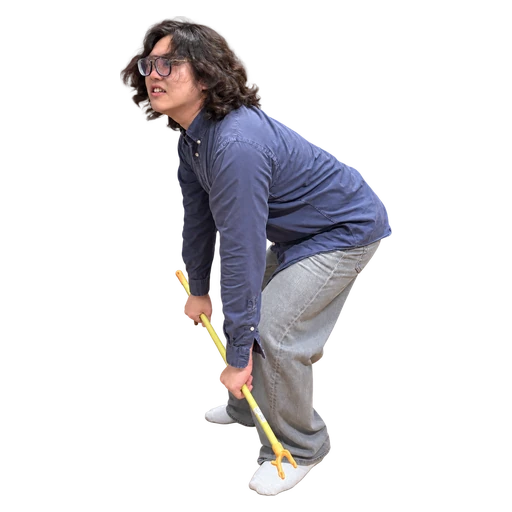
#> input picture assets/cutout-01.webp, 512 x 512 px, given in place of cutout-01.png, which was not available
$ python prepare-cutouts.py ../assets/cutout-01.webp
#> lines starting #> are read from the running program, lines starting #| are printed output that depends on the picture; pictures that were not available may be replaced by others from this repository, and a replacement may not be noted
"""Normalize already-background-removed ImageGen outputs; never removes backgrounds.

Usage: python scripts/prepare-cutouts.py <directory containing cutout-01.png ... cutout-14.png>
Requires Pillow for asset preparation only. The game has no Python dependency.
"""
import json
import sys
from pathlib import Path
from PIL import Image

ROOT = Path(__file__).resolve().parents[1]
SOURCE = Path(sys.argv[1])


def convex_hull(points):
    points = sorted(set(points))
    def cross(o, a, b):
        return (a[0] - o[0]) * (b[1] - o[1]) - (a[1] - o[1]) * (b[0] - o[0])
    lower, upper = [], []
    for point in points:
        while len(lower) >= 2 and cross(lower[-2], lower[-1], point) <= 0:
            lower.pop()
        lower.append(point)
    for point in reversed(points):
        while len(upper) >= 2 and cross(upper[-2], upper[-1], point) <= 0:
            upper.pop()
        upper.append(point)
    return lower[:-1] + upper[:-1]


shapes = []
for index in range(1, 15):
    source = SOURCE / f'cutout-{index:02}.png'
    image = Image.open(source).convert('RGBA')
#> image is the input picture: PIL image 512x512 RGBA; mean R, G, B, A 26.7, 25.1, 28.1, 56.4
    alpha = image.getchannel('A')
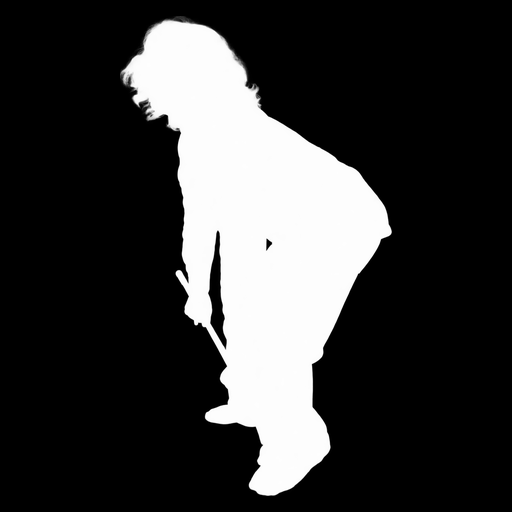
#> alpha: PIL image 512x512 L; min 0, max 255, mean 56.4
    extrema = alpha.getextrema()
#> extrema = (0, 255)
    if extrema[0] > 0 or extrema[1] < 200:
        raise ValueError(f'{source.name}: missing real foreground/background alpha')
    box = alpha.point(lambda value: 255 if value >= 48 else 0).getbbox()
#> box = (120, 16, 392, 496)
    if not box:
        raise ValueError(f'{source.name}: empty subject')
    image = image.crop(box)
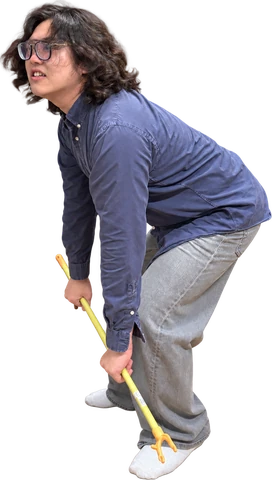
#> image: PIL image 272x480 RGBA; mean R, G, B, A 53.6, 50.4, 56.5, 113.2; transparent parts drawn white
    image.thumbnail((480, 480), Image.Resampling.LANCZOS)
    sprite = Image.new('RGBA', (512, 512), (0, 0, 0, 0))
#> sprite: PIL image 512x512 RGBA; every value is 0
    sprite.alpha_composite(image, ((512 - image.width) // 2, (512 - image.height) // 2))
    sprite.save(ROOT / 'assets' / f'cutout-{index:02}.webp', 'WEBP', quality=90, method=6, exact=True)
    mask = sprite.getchannel('A').resize((64, 64), Image.Resampling.LANCZOS)
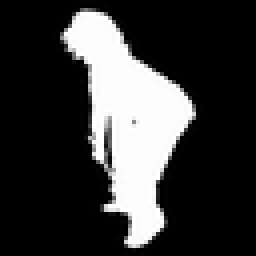
#> mask: PIL image 64x64 L (shown 4 times larger); min 0, max 255, mean 56.4
    samples = []
    for y in range(64):
        xs = [x for x in range(64) if mask.getpixel((x, y)) >= 112]
        if xs:
            samples.extend([(xs[0], y), (xs[-1], y)])
#> this loop made 64 passes
#> xs on passes 3, 4, 5, 6, 7, 8, 9, 11, 12, 13, 14: [21], [19, 20, 21, 22, 23, 24, 25], [18, 19, 20, 21, 22, 23, 24, 25, 26, 27], [18, 19, 20, 21, 22, 23, 24, 25, 26, 27], [18, 19, 20, 21, 22, 23, 24, 25, 26, 27, 28], [16, 17, 18, 19, 20, 21, 22, 23, 24, 25, 26, 27, 28, 29], [16, 17, 18, 19, 20, 21, 22, 23, 24, 25, 26, 27, 28, 29, 30], [16, 17, 18, 19, 20, 21, 22, 23, 24, 25, 26, 27, 28, 29, 30], [17, 18, 19, 20, 21, 22, 23, 24, 25, 26, 27, 28, 29, 30, 31], [17, 18, 19, 20, 21, 22, 23, 24, 25, 26, 27, 28, 29, 30, 31], [18, 19, 20, 21, 22, 23, 24, 25, 26, 27, 28, 29, 30, 31, 32]
#> after the loop, samples = 120 pairs, first value 15 to 48, second value 2 to 61
    hull = convex_hull(samples)
#> in convex_hull, `points = sorted(set(points))`: points = 119 pairs, first value 15 to 48, second value 2 to 61
#> the loop in convex_hull, `for point in points:` made 119 passes
#> point on passes 1 to 12: (15, 9), (16, 7), (16, 8), (16, 10), (17, 11), (17, 12), (18, 4), (18, 5), (18, 6), (18, 13), (19, 3), (19, 14)
#> after the loop in convex_hull, `for point in points:`: lower = [(15, 9), (16, 7), (18, 4), (19, 3), (21, 2), (25, 3), (27, 4), (45, 22), (47, 25), (48, 27), (48, 29)]
#> the loop in convex_hull, `for point in reversed(points):` made 119 passes
#> point on passes 1 to 12: (48, 29), (48, 28), (48, 27), (47, 26), (47, 25), (46, 31), (46, 30), (46, 24), (45, 33), (45, 32), (45, 23), (45, 22)
#> after the loop in convex_hull, `for point in reversed(points):`: upper = [(48, 29), (40, 56), (36, 60), (34, 61), (32, 61), (31, 60), (26, 52), (15, 9)]
#> hull = [(15, 9), (16, 7), (18, 4), (19, 3), (21, 2), (25, 3), (27, 4), (45, 22), (47, 25), (48, 27), (48, 29), (40, 56), (36, 60), (34, 61), (32, 61), (31, 60), (26, 52)]
    vertices = [((x + .5 - 32) / 32, (y + .5 - 32) / 32) for x, y in hull]
#> vertices = 17 items, first 6: (-0.516, -0.703), (-0.484, -0.766), (-0.422, -0.859), (-0.391, -0.891), (-0.328, -0.922), (-0.203, -0.891)
    area2 = 0
    cx = cy = 0
    for i, (x, y) in enumerate(vertices):
        nx, ny = vertices[(i + 1) % len(vertices)]
        a = x * ny - nx * y
        area2 += a
        cx += (x + nx) * a
        cy += (y + ny) * a
#> this loop made 17 passes
#> (x, y, nx, ny, a, area2, cx, cy) on passes 1 to 10: (-0.516, -0.703, -0.484, -0.766, 0.0542, 0.0542, -0.0542, -0.0796), (-0.484, -0.766, -0.422, -0.859, 0.0933, 0.147, -0.139, -0.231), (-0.422, -0.859, -0.391, -0.891, 0.04, 0.188, -0.171, -0.301), (-0.391, -0.891, -0.328, -0.922, 0.0679, 0.255, -0.22, -0.424), (-0.328, -0.922, -0.203, -0.891, 0.105, 0.36, -0.276, -0.615), (-0.203, -0.891, -0.141, -0.859, 0.0493, 0.41, -0.293, -0.701), (-0.141, -0.859, 0.422, -0.297, 0.404, 0.814, -0.179, -1.17), (0.422, -0.297, 0.484, -0.203, 0.0581, 0.872, -0.126, -1.2), (0.484, -0.203, 0.516, -0.141, 0.0366, 0.909, -0.0898, -1.21), (0.516, -0.141, 0.516, -0.0781, 0.0322, 0.941, -0.0565, -1.22)
#> after the loop, area2 = 2.23; cx = 0.002; cy = -0.261
    shapes.append({
        'vertices': [{'x': round(x, 6), 'y': round(y, 6)} for x, y in vertices],
        'center': {'x': round(cx / (3 * area2), 6), 'y': round(cy / (3 * area2), 6)},
    })
    print(f'{index:02}: RGBA cutout, {len(hull)} collision vertices')
#| 01: RGBA cutout, 17 collision vertices
#> pass 2 of the loop `for index in range(1, 15):`:
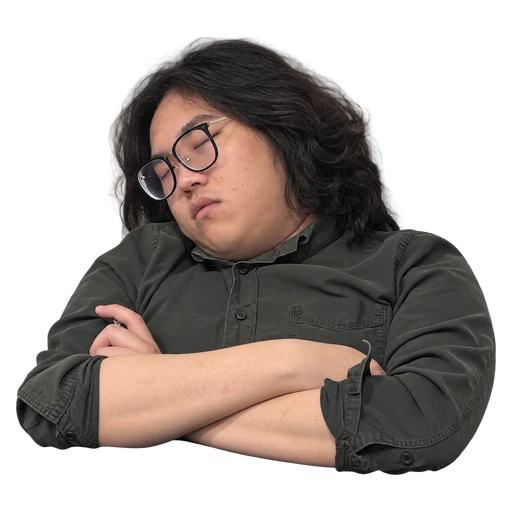
#> input picture assets/cutout-02.webp, 512 x 512 px, given in place of cutout-02.png, which was not available
#> image is the input picture: PIL image 512x512 RGBA; mean R, G, B, A 53.1, 44.5, 40, 133.6
#> box = (16, 37, 496, 475)
#> `image = image.crop(box)`:
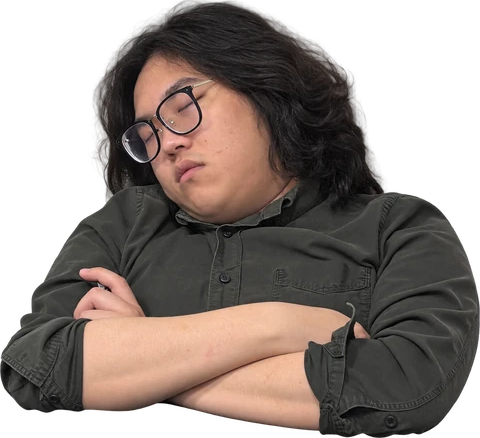
#> image: PIL image 480x438 RGBA; mean R, G, B, A 66.2, 55.5, 49.9, 166.5; transparent parts drawn white
#> `mask = sprite.getchannel('A').resize((64, 64), Image.Resampling.LANCZOS)`:
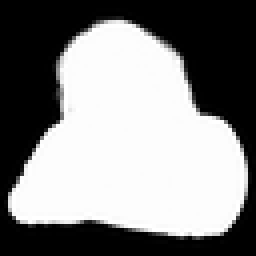
#> mask: PIL image 64x64 L (shown 4 times larger); min 0, max 255, mean 133.6
#> the loop `for y in range(64):` made 64 passes
#> xs on passes 6, 7, 8, 59: [25, 26, 27, 28, 29, 30, 31], [23, 24, 25, 26, 27, 28, 29, 30, 31, 32, 33, 34], [22, 23, 24, 25, 26, 27, 28, 29, 30, 31, 32, 33, 34, 35], [41, 42, 43, 44, 45, 46, 47, 48, 49, 50, 51, 52, 53, 54, 55]
#> after the loop `for y in range(64):`: samples = 108 pairs, first value 2 to 61, second value 5 to 58
#> the loop in convex_hull (call 2), `for point in points:` made 108 passes
#> point on passes 1 to 8: (2, 48), (2, 49), (2, 50), (2, 51), (2, 52), (3, 47), (3, 53), (4, 45)
#> the loop in convex_hull (call 2), `for point in reversed(points):` made 108 passes
#> point on passes 1 to 8: (61, 48), (61, 47), (61, 46), (61, 45), (61, 44), (61, 43), (61, 42), (61, 41)
#> hull = [(2, 48), (14, 16), (16, 12), (20, 8), (23, 6), (25, 5), (31, 5), (34, 6), (43, 12), (44, 13), (57, 31), (60, 37), (61, 40), (61, 48), (60, 51), (58, 55), (55, 58), (41, 58), (5, 55), (2, 52)]
#> vertices = 20 items, first 6: (-0.922, 0.516), (-0.547, -0.484), (-0.484, -0.609), (-0.359, -0.734), (-0.266, -0.797), (-0.203, -0.828)
#> the loop `for i, (x, y) in enumerate(vertices):` made 20 passes
#> (x, y, nx, ny, a, area2, cx, cy) on passes 1 to 7: (-0.922, 0.516, -0.547, -0.484, 0.729, 0.729, -1.07, 0.0228), (-0.547, -0.484, -0.484, -0.609, 0.0986, 0.827, -1.17, -0.0851), (-0.484, -0.609, -0.359, -0.734, 0.137, 0.964, -1.29, -0.269), (-0.359, -0.734, -0.266, -0.797, 0.0913, 1.06, -1.34, -0.409), (-0.266, -0.797, -0.203, -0.828, 0.0581, 1.11, -1.37, -0.503), (-0.203, -0.828, -0.0156, -0.828, 0.155, 1.27, -1.41, -0.76), (-0.0156, -0.828, 0.0781, -0.797, 0.0771, 1.35, -1.4, -0.886)
#> after the loop `for i, (x, y) in enumerate(vertices):`: area2 = 4.46; cx = 0.184; cy = 1.6
#| 02: RGBA cutout, 20 collision vertices
#> pass 3 of the loop `for index in range(1, 15):`:
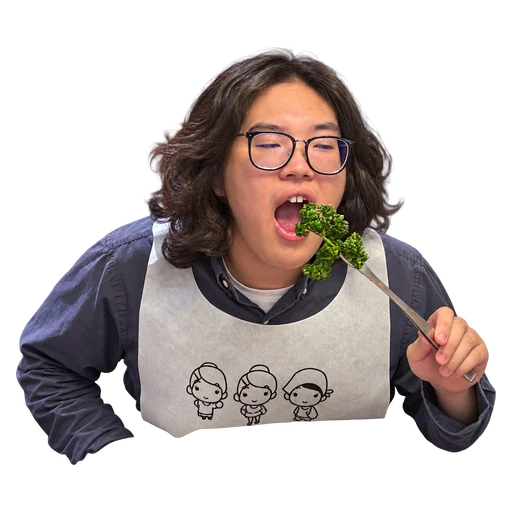
#> input picture assets/cutout-03.webp, 512 x 512 px, given in place of cutout-03.png, which was not available
#> image is the input picture: PIL image 512x512 RGBA; mean R, G, B, A 54.8, 46.1, 44.5, 112.2
#> box = (16, 48, 496, 465)
#> `image = image.crop(box)`:
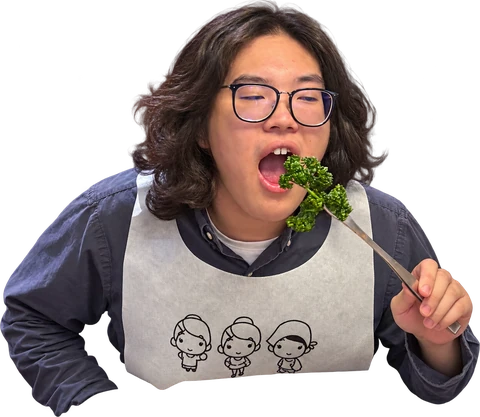
#> image: PIL image 480x417 RGBA; mean R, G, B, A 71.8, 60.4, 58.3, 147; transparent parts drawn white
#> `mask = sprite.getchannel('A').resize((64, 64), Image.Resampling.LANCZOS)`:
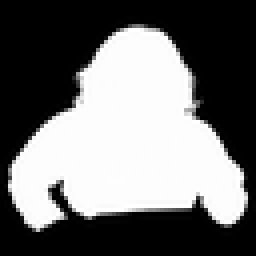
#> mask: PIL image 64x64 L (shown 4 times larger); min 0, max 255, mean 112.3
#> the loop `for y in range(64):` made 64 passes
#> xs on passes 7, 8, 9, 10, 56, 57, 58: [34], [30, 31, 32, 33, 34, 35, 36, 37, 38, 39], [28, 29, 30, 31, 32, 33, 34, 35, 36, 37, 38, 39, 40], [27, 28, 29, 30, 31, 32, 33, 34, 35, 36, 37, 38, 39, 40, 41], [6, 7, 8, 9, 10, 11, 12, 13, 54, 55, 56, 57, 58], [7, 8, 9, 10, 11], [9]
#> after the loop `for y in range(64):`: samples = 104 pairs, first value 2 to 61, second value 6 to 57
#> hull = [(2, 42), (3, 40), (5, 37), (19, 18), (24, 12), (28, 8), (30, 7), (34, 6), (39, 7), (43, 11), (46, 16), (59, 41), (60, 43), (61, 48), (61, 51), (60, 53), (58, 55), (9, 57), (7, 56), (6, 55), (4, 52), (3, 50), (2, 47)]
#> vertices = 23 items, first 6: (-0.922, 0.328), (-0.891, 0.266), (-0.828, 0.172), (-0.391, -0.422), (-0.234, -0.609), (-0.109, -0.734)
#> the loop `for i, (x, y) in enumerate(vertices):` made 23 passes
#> (x, y, nx, ny, a, area2, cx, cy) on passes 1 to 7: (-0.922, 0.328, -0.891, 0.266, 0.0474, 0.0474, -0.0858, 0.0281), (-0.891, 0.266, -0.828, 0.172, 0.0669, 0.114, -0.201, 0.0574), (-0.828, 0.172, -0.391, -0.422, 0.417, 0.531, -0.708, -0.0467), (-0.391, -0.422, -0.234, -0.609, 0.139, 0.67, -0.795, -0.19), (-0.234, -0.609, -0.109, -0.734, 0.105, 0.775, -0.832, -0.332), (-0.109, -0.734, -0.0469, -0.766, 0.0493, 0.825, -0.839, -0.406), (-0.0469, -0.766, 0.0781, -0.797, 0.0972, 0.922, -0.836, -0.558)
#> after the loop `for i, (x, y) in enumerate(vertices):`: area2 = 4.01; cx = 0.0591; cy = 1.77
#| 03: RGBA cutout, 23 collision vertices
#> (the run stopped early here; a loop or call above may not have finished)
